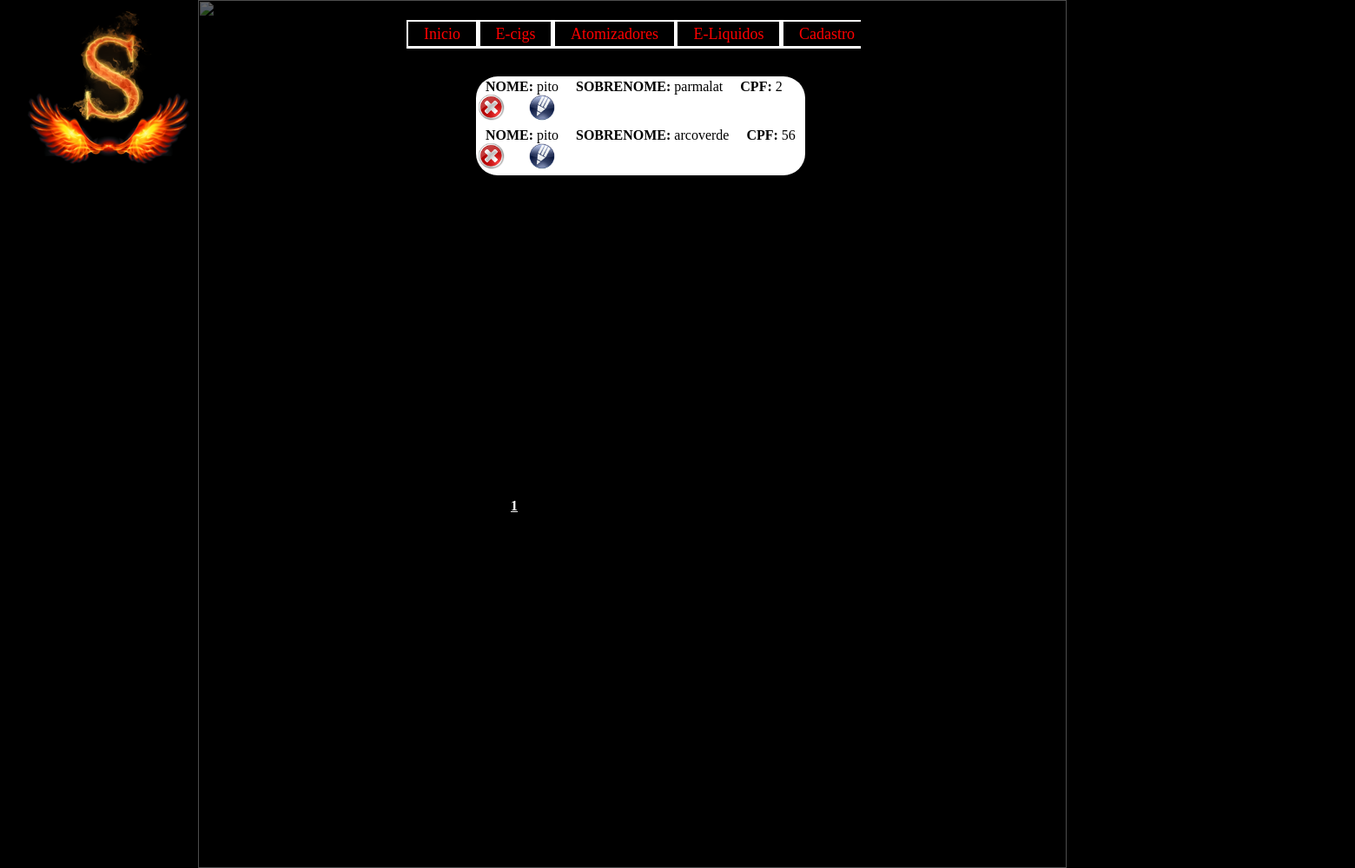
The page /filtronome.php?nome=pito (signed in) on the database its author committed.
### tables this page shows
CREATE TABLE `cadastro` (
   `nome` varchar(100),
   `sobrenome` varchar(100),
   `cpf` int(11) not null auto_increment,
   `telefone` int(15),
   `email` varchar(50),
   `endereco` varchar(200),
   `cep` int(15),
   `cidade` varchar(30),
   `estado` varchar(2),
   `pedido` varchar(300),
   PRIMARY KEY (`cpf`)
);

### filtronome.php (the view, shortened to what this page needs)
<html >
<head>
	<link rel="stylesheet" type="text/css" href="delcar.css" />
	<form action='#' method="post">
</head>
<div id="php1">
<?php
	include "conexaoaobanco.php";
	$pag = $_REQUEST['pag'];
	$tamanhopag = 8;
	if($pag<1)
	{
		$ini = 0;
	}
	else
	{
		$ini = ($pag - 1) * $tamanhopag;
	}
	$nome=$_REQUEST['nome'];
	$query="
	SELECT nome, sobrenome, cpf, telefone, email, endereco, cep, cidade, estado, pedido
	FROM cadastro WHERE nome ='$nome' ORDER BY nome LIMIT $ini,$tamanhopag";
	$recordset = mysql_query($query, $conn);
	$registrosTotais = mysql_num_rows($recordset);
	$paginas = $registrosTotais / $tamanhopag;
	if(($registrosTotais % $tamanhopag)>0)
	{
		$paginas = $registrosTotais / $tamanhopag + 1;
	}
	$query="
	SELECT nome, sobrenome, cpf, telefone, email, endereco, cep, cidade, estado, pedido
	FROM cadastro WHERE nome ='$nome' ORDER BY nome";
	$recordset = mysql_query($query, $conn);
	echo "<table border='0' class= 'branco'>";
	while($registro=mysql_fetch_assoc($recordset))
	{
	$nome = $registro["nome"];
	$sobrenome = $registro["sobrenome"];
	$cpf = $registro["cpf"];
		echo "<tr>
			<td valign='top'><font face='calibri' size='3'>&nbsp;&nbsp;<b>NOME: </b>$nome&nbsp;&nbsp;
				&nbsp;&nbsp;<b>SOBRENOME: </b>$sobrenome&nbsp;&nbsp;
				&nbsp;&nbsp;<b>CPF: </b>$cpf&nbsp;&nbsp;<br>
				<a href='predelcar.php?cpf=$cpf'><img src='botaoapagar.png' ></a>
				&nbsp;&nbsp;&nbsp;&nbsp;&nbsp;&nbsp;<a href='formupdate.php?cpf=$cpf'><img src='editar1.png' ></a>
				</font></td>";
	}
		echo "</table>";
		echo "<br><br><br><br><br><br><br><br><br><br><br><br><br><br><br><br><br>
	  <br><br><br><br><br><br><br><br><br><br>&nbsp;&nbsp;&nbsp;&nbsp;&nbsp;&nbsp;
	  &nbsp;&nbsp;&nbsp;";
if($paginas > 1)
{
	for($k=1;$k<=$paginas;$k++)
	{
		print "<a href='filtronome.php?pag=$k&nome=$nome'style='color: white'><b>$k</b></a> ;&nbsp;";
	}
}
?>
</div>
</body>
</html>

### delcar.css (style rules this page uses)
.branco { position: absolute; background-color: white; z-index: 60000; opacity: 0,85; border-radius: 25px; }
#php1 { position: relative; left:540px; top: 80px; z-index: 50000; border-radius: 15px:; }
#menu1 ul { position: absolute; margin: 0; padding: 0; top: 29px; left: 470px; list-style-type: none; text-align:center; font-size: 18px; z-index:11000; font-family: calibri; }
#menu1 ul li { display: inline; }
#menu1 ul li a { text-decoration: none; padding: .2em 1em; color: red; background-color: black; }
#bg { position: absolute; top: 0px; left:0px; padding-left:25px; padding-top:85px; width: 1000px; height:0px; z-index: 2; }
#foto1 { position: absolute; top: 10px; left:65px; padding-left: 0px; width: 2000px; height:0px; z-index: 15; }
#middlebg { position: absolute; top: 0px; left:0px; padding-left:228px; padding-top:0px; width: 9000px; height:0px; z-index: 3; opacity:0.4; }

### canvasmenu.css (style rules this page uses)
#menu1 ul { position: absolute; margin: 0; padding: 0; top: 29px; left: 470px; list-style-type: none; text-align:center; font-size: 18px; z-index:11000; font-family: calibri; }
#menu1 ul li { display: inline; }
#menu1 ul li a { text-decoration: none; padding: .2em 1em; color: red; background-color: black; }
#bg { position: absolute; top: 0px; left:0px; padding-left:25px; padding-top:85px; width: 1000px; height:0px; z-index: 2; }
#foto1 { position: absolute; top: 10px; left:65px; padding-left: 0px; width: 2000px; height:0px; z-index: 15; }
#middlebg { position: absolute; top: 0px; left:0px; padding-left:228px; padding-top:0px; width: 9000px; height:0px; z-index: 3; opacity:0.4; }

### rows shown on the page
cadastro: nome "pito", sobrenome "parmalat", cpf "2"
cadastro: nome "pito", sobrenome "arcoverde", cpf "56"
